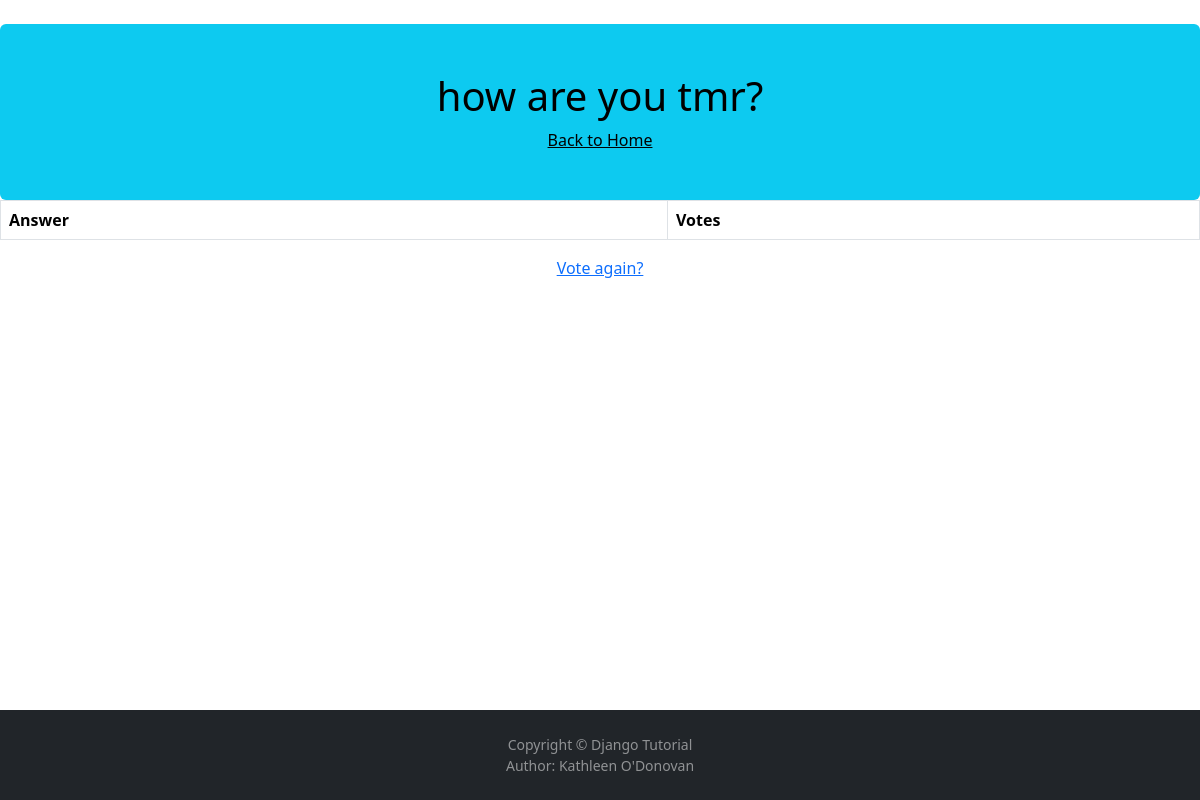
The page /polls/2/results/ on the database as committed earlier.
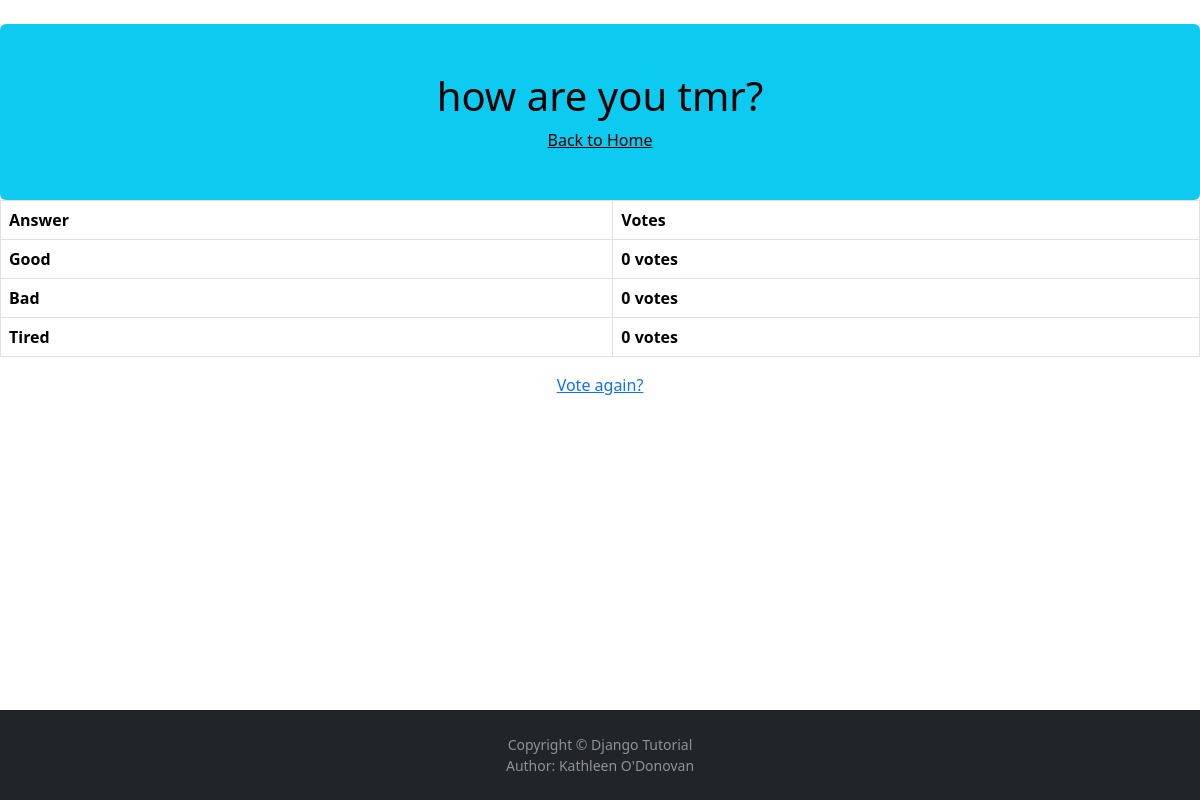
The same page on the database as committed later.
### polls/models.py (models this page shows, shortened)
class Question(models.Model):
    question_text = models.CharField(max_length=200)
    pub_date = models.DateTimeField("date published")

class Choice(models.Model):
    question = models.ForeignKey(Question, on_delete=models.CASCADE)
    choice_text = models.CharField(max_length=200)
    votes = models.IntegerField(default=0)

### polls/views.py (the view)
# urls.py: path("<int:pk>/results/", views.ResultsView.as_view(), name="results"),
class ResultsView(generic.DetailView):
    model = Question
    template_name = "polls/results.html"

### polls/templates/polls/results.html (shortened to what this page needs)
{% load bootstrap5 %}
{% bootstrap_css %}
<div class="mt-4 p-5 bg-info text-black rounded text-center">
            <h1>{{ question.question_text }}</h1>
            <a class="text-black" href = "/polls/">Back to Home</a><br>
        </div>
<table class="table table-bordered">
    <thead>
        <tr>
            <th>Answer</th>
            <th>Votes</th>
        </tr>
    </thead>
{% for choice in question.choice_set.all %}
    <tr>
        <th>{{ choice.choice_text }}</th>
        <th>{{ choice.votes }} vote{{ choice.votes|pluralize }}</th>
    </tr>
{% endfor %}
</table>
<div class="text-center">
    <a href="{% url 'polls:detail' question.id %}">Vote again?</a>
</div>
<footer id="sticky-footer" class="fixed-bottom py-4 bg-dark text-white-50">
    <div class="container text-center">
      <small>Copyright &copy; Django Tutorial <br> Author: Kathleen O'Donovan</small>
    </div>
  </footer>

Rows that differ between the two databases and show on the page:
added Choice: choice_text "Good", votes "0"
added Choice: choice_text "Bad", votes "0"
added Choice: choice_text "Tired", votes "0"
